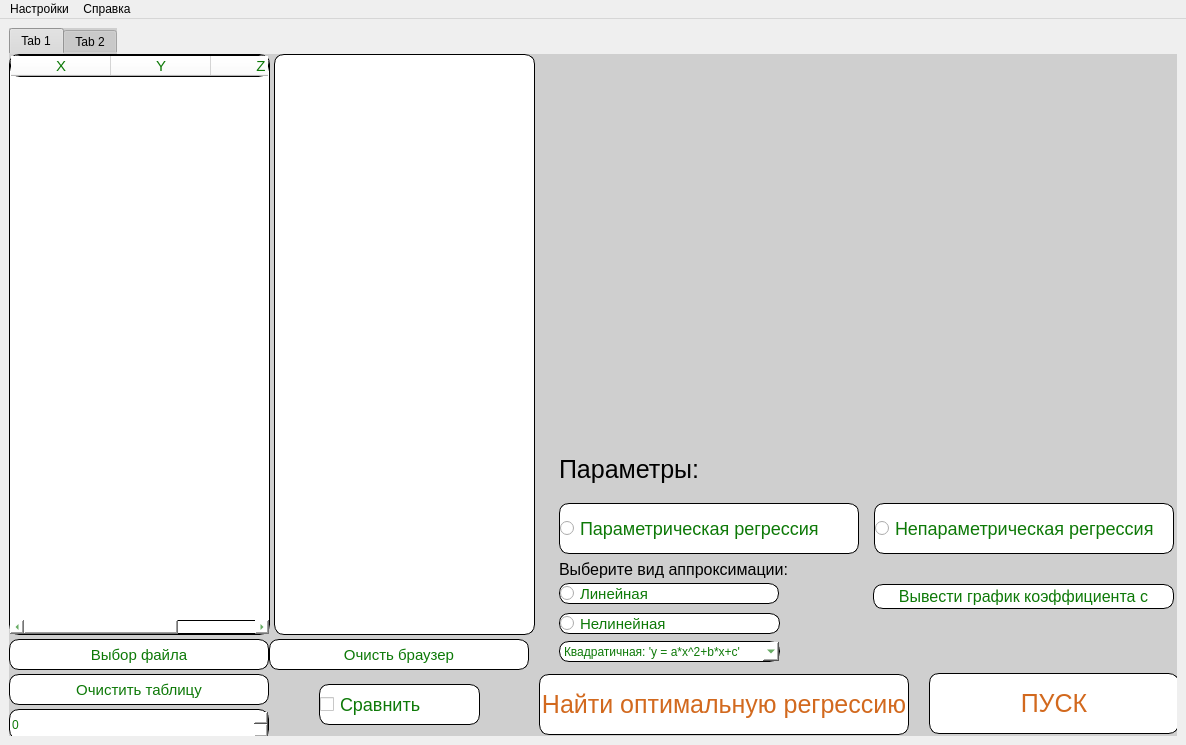
<?xml version="1.0" encoding="UTF-8"?>
<ui version="4.0">
 <class>Function_approximation</class>
 <widget class="QMainWindow" name="Function_approximation">
  <property name="geometry">
   <rect>
    <x>0</x>
    <y>0</y>
    <width>1186</width>
    <height>745</height>
   </rect>
  </property>
  <property name="windowTitle">
   <string>MainWindow</string>
  </property>
  <property name="styleSheet">
   <string notr="true"/>
  </property>
  <widget class="QWidget" name="centralwidget">
   <layout class="QGridLayout" name="gridLayout_3">
    <item row="0" column="0">
     <widget class="QTabWidget" name="tabWidget">
      <property name="styleSheet">
       <string notr="true">background-color: rgb(207, 207, 207);
border-color: rgb(207, 207, 207);</string>
      </property>
      <property name="currentIndex">
       <number>0</number>
      </property>
      <widget class="QWidget" name="tab">
       <attribute name="title">
        <string>Tab 1</string>
       </attribute>
       <widget class="QTextBrowser" name="textBrowser">
        <property name="geometry">
         <rect>
          <x>265</x>
          <y>0</y>
          <width>261</width>
          <height>581</height>
         </rect>
        </property>
        <property name="styleSheet">
         <string notr="true">background-color: rgb(255, 255, 255);
border-radius: 10px;
font-size: 12px;
color: #0d7907;
font: 1.2rem &quot;Fira Sans&quot;, sans-serif;
border:0.5px solid black;</string>
        </property>
       </widget>
       <widget class="QPushButton" name="clear_button_browser">
        <property name="geometry">
         <rect>
          <x>260</x>
          <y>585</y>
          <width>260</width>
          <height>31</height>
         </rect>
        </property>
        <property name="styleSheet">
         <string notr="true">QPushButton {
    background-color: rgb(255, 255, 255);
	border-radius: 10px;
	font-size: 15px;
	color: #0d7907;
	font: 1.2rem &quot;Fira Sans&quot;, sans-serif;
	border:0.5px solid black;
}
QPushButton:hover {
    background-color: lightgreen;
}</string>
        </property>
        <property name="text">
         <string>Очисть браузер</string>
        </property>
       </widget>
       <widget class="QRadioButton" name="par_radioButton">
        <property name="geometry">
         <rect>
          <x>550</x>
          <y>449</y>
          <width>300</width>
          <height>51</height>
         </rect>
        </property>
        <property name="styleSheet">
         <string notr="true">background-color: rgb(255, 255, 255);
border-radius: 10px;
font-size: 18px;
color: #0d7907;
font: 1.2rem &quot;Fira Sans&quot;, sans-serif;
border:0.5px solid black;</string>
        </property>
        <property name="text">
         <string>Параметрическая регрессия</string>
        </property>
       </widget>
       <widget class="QRadioButton" name="nep_radioButton">
        <property name="geometry">
         <rect>
          <x>865</x>
          <y>449</y>
          <width>300</width>
          <height>51</height>
         </rect>
        </property>
        <property name="styleSheet">
         <string notr="true">background-color: rgb(255, 255, 255);
border-radius: 10px;
font-size: 18px;
color: #0d7907;
font: 1.2rem &quot;Fira Sans&quot;, sans-serif;
border:0.5px solid black;</string>
        </property>
        <property name="text">
         <string>Непараметрическая регрессия</string>
        </property>
       </widget>
       <widget class="QLabel" name="label_2">
        <property name="geometry">
         <rect>
          <x>550</x>
          <y>390</y>
          <width>180</width>
          <height>51</height>
         </rect>
        </property>
        <property name="styleSheet">
         <string notr="true">border-radius: 10px;
font-size: 25px;
font: 1.2rem &quot;Fira Sans&quot;, sans-serif;</string>
        </property>
        <property name="text">
         <string>Параметры:</string>
        </property>
       </widget>
       <widget class="QPushButton" name="kaf_c">
        <property name="geometry">
         <rect>
          <x>864</x>
          <y>530</y>
          <width>301</width>
          <height>25</height>
         </rect>
        </property>
        <property name="styleSheet">
         <string notr="true">QPushButton {
	background-color: rgb(255, 255, 255);
	border-radius: 10px;
	font-size: 16px;
	color: #0d7907;
	font: 1.2rem &quot;Fira Sans&quot;, sans-serif;
	border:0.5px solid black;
}
QPushButton::hover{
	background-color : lightgreen;
}</string>
        </property>
        <property name="text">
         <string>Вывести график коэффициента c</string>
        </property>
       </widget>
       <widget class="QPushButton" name="best_approx">
        <property name="geometry">
         <rect>
          <x>530</x>
          <y>620</y>
          <width>370</width>
          <height>61</height>
         </rect>
        </property>
        <property name="styleSheet">
         <string notr="true">QPushButton {
	background-color: rgb(255, 255, 255);
	border-radius: 10px;
	font-size: 25px;
	color: #D2691E;
	font: 1.2rem &quot;Fira Sans&quot;, sans-serif;
	border:0.5px solid black;
}
QPushButton::hover{
	background-color : lightgreen;
}
</string>
        </property>
        <property name="text">
         <string>Найти оптимальную регрессию</string>
        </property>
       </widget>
       <widget class="QWidget" name="layoutWidget">
        <property name="geometry">
         <rect>
          <x>530</x>
          <y>0</y>
          <width>641</width>
          <height>381</height>
         </rect>
        </property>
        <layout class="QVBoxLayout" name="verticalLayout">
         <property name="sizeConstraint">
          <enum>QLayout::SetDefaultConstraint</enum>
         </property>
        </layout>
       </widget>
       <widget class="QTableWidget" name="tableWidget">
        <property name="geometry">
         <rect>
          <x>0</x>
          <y>0</y>
          <width>261</width>
          <height>581</height>
         </rect>
        </property>
        <property name="styleSheet">
         <string notr="true">background-color: rgb(255, 255, 255);
border-radius: 10px;
font-size: 15px;
color: #0d7907;
font: 1.2rem &quot;Fira Sans&quot;, sans-serif;
border:0.5px solid black;</string>
        </property>
        <column>
         <property name="text">
          <string>X</string>
         </property>
        </column>
        <column>
         <property name="text">
          <string>Y</string>
         </property>
        </column>
        <column>
         <property name="text">
          <string>Z</string>
         </property>
        </column>
       </widget>
       <widget class="QSpinBox" name="spin">
        <property name="geometry">
         <rect>
          <x>0</x>
          <y>655</y>
          <width>260</width>
          <height>31</height>
         </rect>
        </property>
        <property name="styleSheet">
         <string notr="true">background-color: rgb(255, 255, 255);
border-radius: 10px;
font-size: 12px;
color: #0d7907;
font: 1.2rem &quot;Fira Sans&quot;, sans-serif;
border:0.5px solid black;</string>
        </property>
       </widget>
       <widget class="QPushButton" name="button_file">
        <property name="geometry">
         <rect>
          <x>0</x>
          <y>585</y>
          <width>260</width>
          <height>31</height>
         </rect>
        </property>
        <property name="styleSheet">
         <string notr="true">QPushButton {
    background-color: rgb(255, 255, 255);
	border-radius: 10px;
	font-size: 15px;
	color: #0d7907;
	font: 1.2rem &quot;Fira Sans&quot;, sans-serif;
	border:0.5px solid black;
}
QPushButton:hover {
    background-color: lightgreen;
}</string>
        </property>
        <property name="text">
         <string>Выбор файла</string>
        </property>
       </widget>
       <widget class="QPushButton" name="clear_button_table">
        <property name="geometry">
         <rect>
          <x>0</x>
          <y>620</y>
          <width>260</width>
          <height>31</height>
         </rect>
        </property>
        <property name="styleSheet">
         <string notr="true">QPushButton {
    background-color: rgb(255, 255, 255);
	border-radius: 10px;
	font-size: 15px;
	color: #0d7907;
	font: 1.2rem &quot;Fira Sans&quot;, sans-serif;
	border:0.5px solid black;
}
QPushButton:hover {
    background-color: lightgreen;
}</string>
        </property>
        <property name="text">
         <string>Очистить таблицу</string>
        </property>
       </widget>
       <widget class="QLabel" name="label">
        <property name="geometry">
         <rect>
          <x>550</x>
          <y>500</y>
          <width>301</width>
          <height>31</height>
         </rect>
        </property>
        <property name="styleSheet">
         <string notr="true">border-radius: 10px;
font-size: 16px;
font: 1.2rem &quot;Fira Sans&quot;, sans-serif;</string>
        </property>
        <property name="text">
         <string>Выберите вид аппроксимации:</string>
        </property>
       </widget>
       <widget class="QRadioButton" name="linear_radioButton">
        <property name="geometry">
         <rect>
          <x>550</x>
          <y>529</y>
          <width>220</width>
          <height>21</height>
         </rect>
        </property>
        <property name="styleSheet">
         <string notr="true">background-color: rgb(255, 255, 255);
border-radius: 10px;
font-size: 15px;
color: #0d7907;
font: 1.2rem &quot;Fira Sans&quot;, sans-serif;
border:0.5px solid black;</string>
        </property>
        <property name="text">
         <string>Линейная</string>
        </property>
       </widget>
       <widget class="QRadioButton" name="nonlinear_radioButton">
        <property name="geometry">
         <rect>
          <x>550</x>
          <y>559</y>
          <width>221</width>
          <height>21</height>
         </rect>
        </property>
        <property name="styleSheet">
         <string notr="true">background-color: rgb(255, 255, 255);
border-radius: 10px;
font-size: 15px;
color: #0d7907;
font: 1.2rem &quot;Fira Sans&quot;, sans-serif;
border:0.5px solid black;</string>
        </property>
        <property name="text">
         <string>Нелинейная</string>
        </property>
       </widget>
       <widget class="QComboBox" name="comboBox">
        <property name="geometry">
         <rect>
          <x>550</x>
          <y>587</y>
          <width>221</width>
          <height>21</height>
         </rect>
        </property>
        <property name="styleSheet">
         <string notr="true">background-color: rgb(255, 255, 255);
border-radius: 10px;
font-size: 12px;
color: #0d7907;
font: 1.2rem &quot;Fira Sans&quot;, sans-serif;
border:0.5px solid black;</string>
        </property>
        <item>
         <property name="text">
          <string>Квадратичная: 'y = a*x^2+b*x+c'</string>
         </property>
        </item>
        <item>
         <property name="text">
          <string>Кубическая: 'y = a*x^3 + b*x^2 + c*x + d'</string>
         </property>
        </item>
        <item>
         <property name="text">
          <string>Степенная:  'y = k*x^n'</string>
         </property>
        </item>
        <item>
         <property name="text">
          <string>Экспоненциальная I типа: 'y = a*exp(b^x)'</string>
         </property>
        </item>
        <item>
         <property name="text">
          <string>Экспоненциальная II типа: 'y = a*b^x'</string>
         </property>
        </item>
        <item>
         <property name="text">
          <string>Логарифмическая: 'y = b + a*log(x)'</string>
         </property>
        </item>
        <item>
         <property name="text">
          <string>Гиперболическая:  'y = b+a/x'</string>
         </property>
        </item>
        <item>
         <property name="text">
          <string>Синусоидальная:  'sin(x)'</string>
         </property>
        </item>
       </widget>
       <widget class="QCheckBox" name="compare_checkBox">
        <property name="geometry">
         <rect>
          <x>310</x>
          <y>630</y>
          <width>161</width>
          <height>41</height>
         </rect>
        </property>
        <property name="styleSheet">
         <string notr="true">background-color: rgb(255, 255, 255);
border-radius: 10px;
font-size: 18px;
color: #0d7907;
font: 1.2rem &quot;Fira Sans&quot;, sans-serif;
border:0.5px solid black;</string>
        </property>
        <property name="text">
         <string>Сравнить</string>
        </property>
       </widget>
       <widget class="QPushButton" name="run_button">
        <property name="geometry">
         <rect>
          <x>920</x>
          <y>619</y>
          <width>250</width>
          <height>61</height>
         </rect>
        </property>
        <property name="styleSheet">
         <string notr="true">QPushButton {
	background-color: rgb(255, 255, 255);
	border-radius: 10px;
	font-size: 25px;
	color: #D2691E;
	font: 1.2rem &quot;Fira Sans&quot;, sans-serif;
	border:0.5px solid black;
}
QPushButton::hover{
	background-color : lightgreen;
}
</string>
        </property>
        <property name="text">
         <string>ПУСК</string>
        </property>
       </widget>
      </widget>
      <widget class="QWidget" name="tab_2">
       <attribute name="title">
        <string>Tab 2</string>
       </attribute>
       <layout class="QGridLayout" name="gridLayout_2">
        <item row="0" column="0" rowspan="5">
         <widget class="QTableView" name="view">
          <property name="styleSheet">
           <string notr="true">background-color: rgb(255, 255, 255);
border-radius: 10px;
color: #0d7907;
font: 1.2rem &quot;Fira Sans&quot;, sans-serif;
border:0.5px solid black;</string>
          </property>
         </widget>
        </item>
        <item row="0" column="1">
         <widget class="QSpinBox" name="id_spin">
          <property name="styleSheet">
           <string notr="true">background-color: rgb(255, 255, 255);
border-radius: 10px;
font-size: 20px;
color: #0d7907;
font: 1.2rem &quot;Fira Sans&quot;, sans-serif;
border:0.5px solid black;</string>
          </property>
         </widget>
        </item>
        <item row="1" column="1">
         <widget class="QPushButton" name="del_button">
          <property name="styleSheet">
           <string notr="true">QPushButton {
    background-color: rgb(255, 255, 255);
	border-radius: 10px;
	font-size: 20px;
	color: #0d7907;
	font: 1.2rem &quot;Fira Sans&quot;, sans-serif;
	border:0.5px solid black;
}
QPushButton:hover {
    background-color: lightgreen;
}</string>
          </property>
          <property name="text">
           <string>Удалить</string>
          </property>
         </widget>
        </item>
        <item row="2" column="1">
         <widget class="QPushButton" name="save_button">
          <property name="styleSheet">
           <string notr="true">QPushButton {
    background-color: rgb(255, 255, 255);
	border-radius: 10px;
	font-size: 20px;
	color: #0d7907;
	font: 1.2rem &quot;Fira Sans&quot;, sans-serif;
	border:0.5px solid black;
}
QPushButton:hover {
    background-color: lightgreen;
}</string>
          </property>
          <property name="text">
           <string>Сохранить</string>
          </property>
         </widget>
        </item>
        <item row="3" column="1">
         <widget class="QPushButton" name="change_button">
          <property name="styleSheet">
           <string notr="true">QPushButton {
    background-color: rgb(255, 255, 255);
	border-radius: 10px;
	font-size: 20px;
	color: #0d7907;
	font: 1.2rem &quot;Fira Sans&quot;, sans-serif;
	border:0.5px solid black;
}
QPushButton:hover {
    background-color: lightgreen;
}</string>
          </property>
          <property name="text">
           <string>Загрузить</string>
          </property>
         </widget>
        </item>
        <item row="4" column="1">
         <widget class="QTableWidget" name="table_for_db">
          <property name="styleSheet">
           <string notr="true">background-color: rgb(255, 255, 255);
border-radius: 10px;
color: #0d7907;
font: 1.2rem &quot;Fira Sans&quot;, sans-serif;
border:0.5px solid black;</string>
          </property>
         </widget>
        </item>
       </layout>
      </widget>
     </widget>
    </item>
   </layout>
  </widget>
  <widget class="QMenuBar" name="menuBar">
   <property name="geometry">
    <rect>
     <x>0</x>
     <y>0</y>
     <width>1186</width>
     <height>21</height>
    </rect>
   </property>
   <widget class="QMenu" name="menu">
    <property name="title">
     <string>Настройки</string>
    </property>
    <addaction name="separator"/>
    <addaction name="action_exit"/>
   </widget>
   <widget class="QMenu" name="menu_2">
    <property name="title">
     <string>Справка</string>
    </property>
    <addaction name="action_reference"/>
   </widget>
   <addaction name="menu"/>
   <addaction name="menu_2"/>
  </widget>
  <action name="action_exit">
   <property name="text">
    <string>Выход                                       Ctrl + Alt + Q</string>
   </property>
  </action>
  <action name="action_rus">
   <property name="text">
    <string>Русский</string>
   </property>
  </action>
  <action name="action_en">
   <property name="text">
    <string>Английский</string>
   </property>
  </action>
  <action name="action_reference">
   <property name="text">
    <string>О прогрмме                                   F1</string>
   </property>
  </action>
 </widget>
 <resources/>
 <connections/>
</ui>
